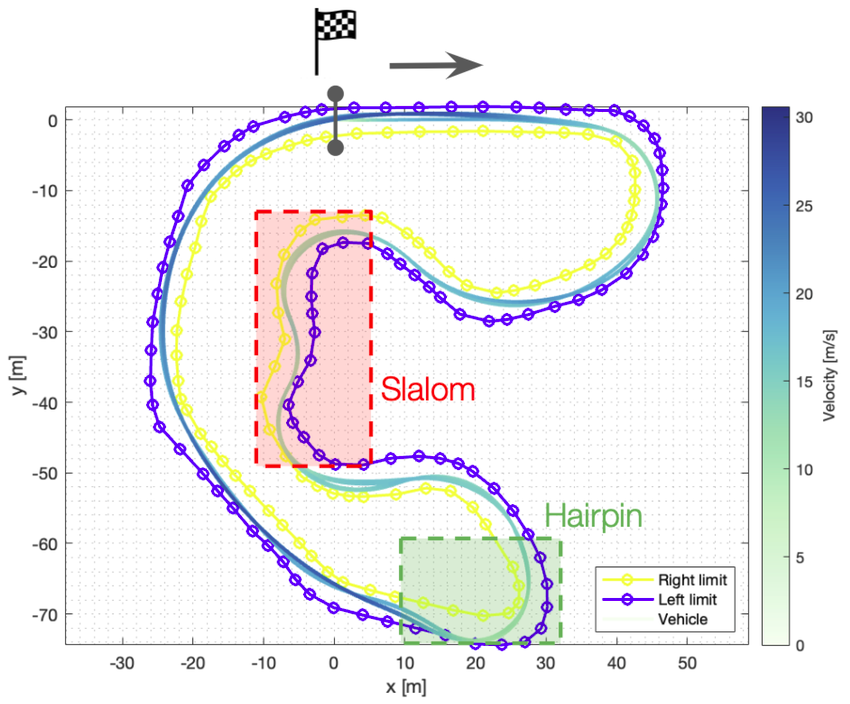
#> input picture src/mobile_robot/maps/pasted_image.png, 850 x 704 px, found by its file name
$ python image_to_world.py
#> lines starting #> are read from the running program, lines starting #| are printed output that depends on the picture; after the words box and inside, x2 and y2 are one past the last pixel; in counts of white or black regions, pixels touching at a corner belong together
#!/usr/bin/env python3
import cv2
import numpy as np
import yaml
import os

img_path='/home/hornet/autonomous-vehicle-/src/mobile_robot/maps/pasted_image.png'
out_path='/home/hornet/autonomous-vehicle-/src/mobile_robot/maps/'
map_name ="test_track"
resolution = 0.05
origin = [-10.0, -10.0, 0.0]


os.makedirs(out_path, exist_ok=True)

img=cv2.imread(img_path,cv2.IMREAD_GRAYSCALE)
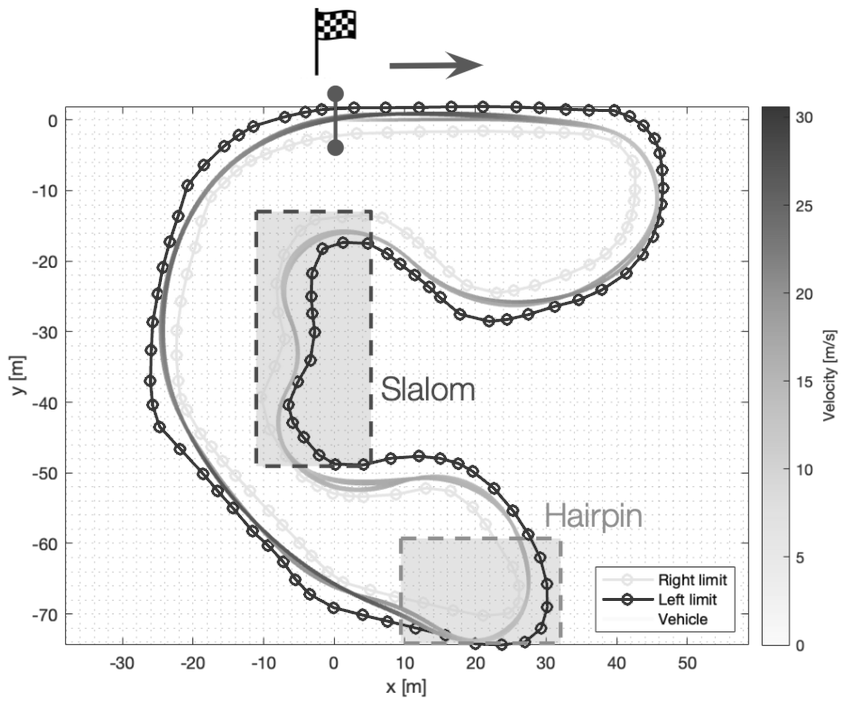
#> img: shape (704, 850); min 0, max 255, mean 238.8
if img is None:
    raise FileNotFoundError("not found image file")

#converting to black and white
_,bw = cv2.threshold(img,200,255,cv2.THRESH_BINARY)
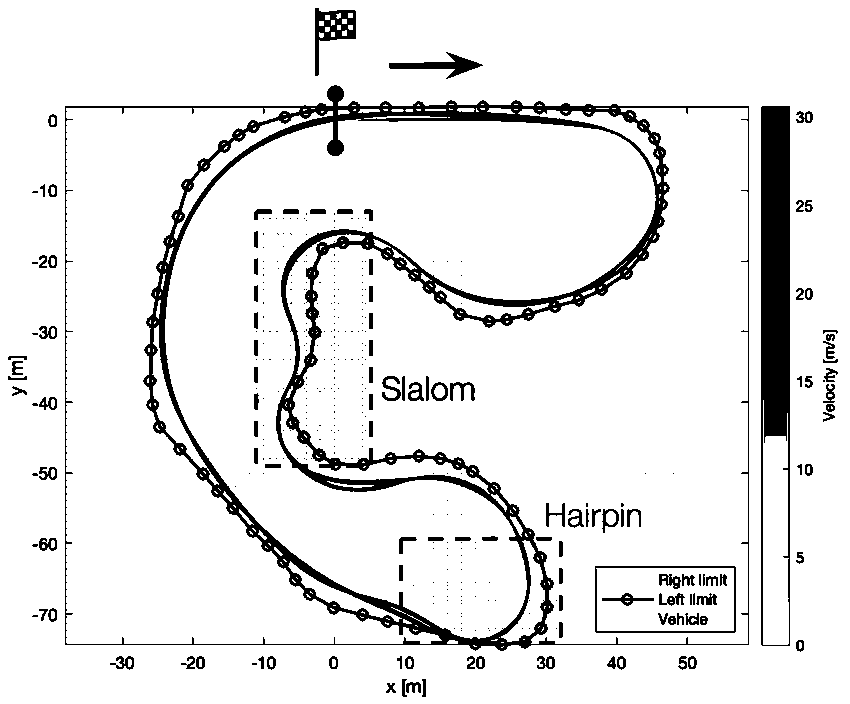
#> bw: shape (704, 850); 91% white; 387 black regions (268 under 20 px), largest, box (x1, y1, x2, y2) and area: (65, 85, 749, 651) 31428, (761, 106, 790, 646) 10362, (315, 8, 356, 76) 1063

# Invert image (Gazebo expects obstacles = black)
bw = cv2.bitwise_not(bw)

# Save processed map
map_path = os.path.join(out_path, f"{map_name}.png")
cv2.imwrite(map_path, bw)

# Create YAML file
yaml_data = {
    "image": f"{map_name}.png",
    "resolution": resolution,
    "origin": origin,
    "negate": 0,
    "occupied_thresh": 0.65,
    "free_thresh": 0.2
}

yaml_path = os.path.join(out_path, f"{map_name}.yaml")
with open(yaml_path, "w") as f:
    yaml.dump(yaml_data, f)

print("✅ Gazebo map created!")
print(f" - {map_path}")
print(f" - {yaml_path}")
